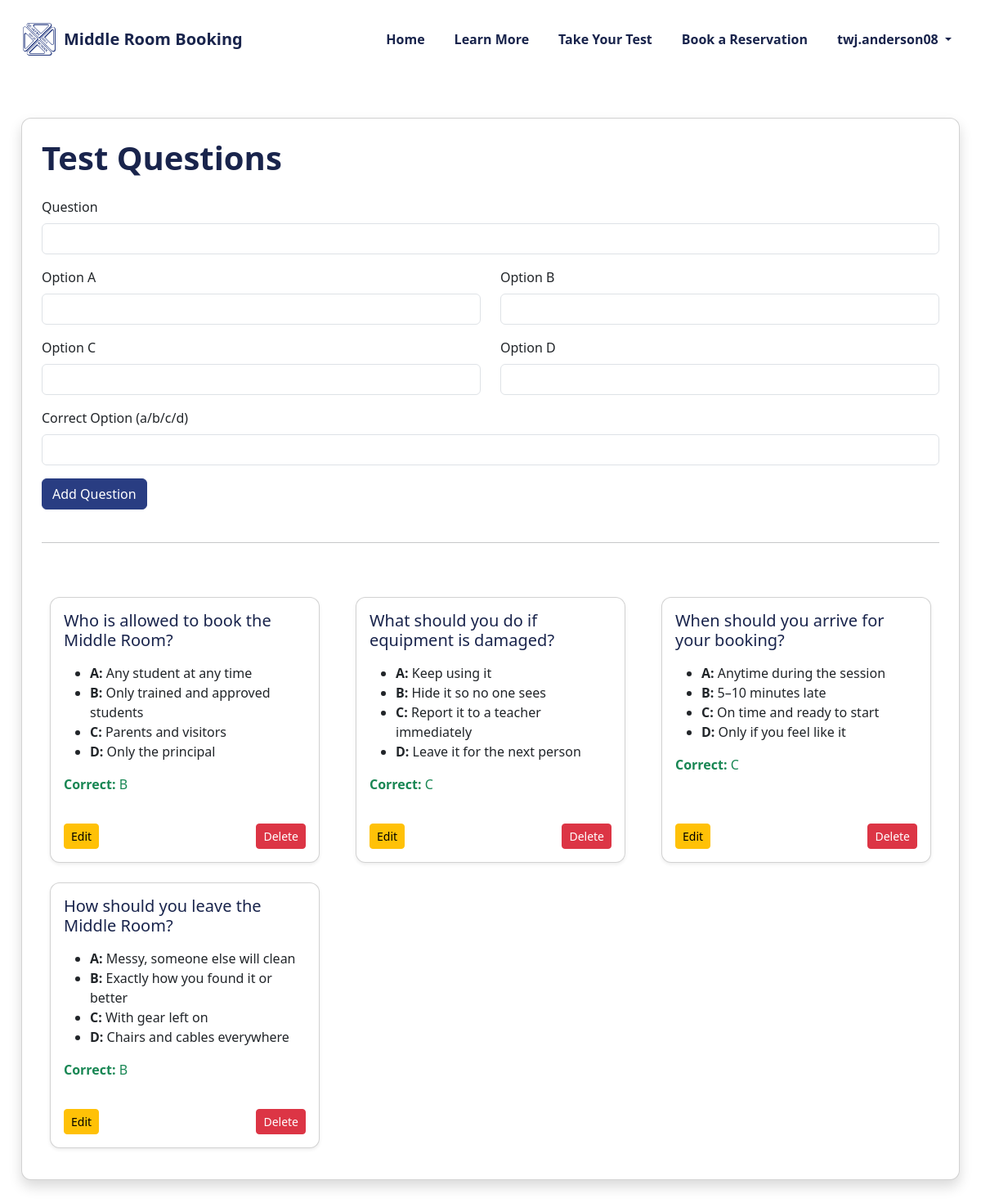
The page /admin/questions (signed in) on the database its author committed.
### tables this page shows
CREATE TABLE questions (
    id INTEGER PRIMARY KEY AUTOINCREMENT,
    question TEXT,
    option_a TEXT,
    option_b TEXT,
    option_c TEXT,
    option_d TEXT,
    correct_option TEXT
, position INTEGER DEFAULT 0);

### Everything/app.py (the view)
@app.route("/admin/questions")
@admin_required
def admin_questions():
    db = get_db()
    questions = db.execute("SELECT * FROM questions ORDER BY id").fetchall()
    return render_template("admin/admin_questions.html", questions=questions)

### Everything/app.py (called while the page is built)
def admin_required(f):
    @wraps(f)
    def wrapper(*args, **kwargs):
        if not session.get("is_admin"):
            return redirect("/")
        return f(*args, **kwargs)
    return wrapper

### Everything/database/db.py (called while the page is built)
def get_db():
    db = sqlite3.connect("database.db", check_same_thread=False)
    db.row_factory = sqlite3.Row
    db.execute("PRAGMA journal_mode=WAL;")
    db.execute("PRAGMA busy_timeout = 3000;")
    return db

### Everything/templates/admin/admin_questions.html
{% include "header.html" %}
<div class="container mt-5 mb-5">
    <div class="card shadow p-4 pb-5" style="border-radius: 12px;">
        <h1 class="mb-4" style="color:#19244c; font-weight:700;">
            Test Questions
        </h1>
        <form action="/admin/questions/add" method="POST" class="mb-4">
            <div class="mb-3">
                <label class="form-label">Question</label>
                <input name="question" class="form-control" required>
            </div>
            <div class="row">
                <div class="col-md-6 mb-3">
                    <label class="form-label">Option A</label>
                    <input name="a" class="form-control" required>
                </div>
                <div class="col-md-6 mb-3">
                    <label class="form-label">Option B</label>
                    <input name="b" class="form-control" required>
                </div>
                <div class="col-md-6 mb-3">
                    <label class="form-label">Option C</label>
                    <input name="c" class="form-control" required>
                </div>
                <div class="col-md-6 mb-3">
                    <label class="form-label">Option D</label>
                    <input name="d" class="form-control" required>
                </div>
            </div>
            <div class="mb-3">
                <label class="form-label">Correct Option (a/b/c/d)</label>
                <input name="correct" class="form-control" required>
            </div>
            <button class="btn btn-primary">Add Question</button>
        </form>
        <hr>
        <div class="row g-4 mt-3">
            {% for q in questions %}
            <div class="col-md-6 col-lg-4">
                <div class="card shadow-sm p-3 h-100">
                    <h5 style="color:#19244c;">{{ q.question }}</h5>
                    <ul class="mt-2">
                        <li><strong>A:</strong> {{ q.option_a }}</li>
                        <li><strong>B:</strong> {{ q.option_b }}</li>
                        <li><strong>C:</strong> {{ q.option_c }}</li>
                        <li><strong>D:</strong> {{ q.option_d }}</li>
                    </ul>
                    <p class="text-success"><strong>Correct:</strong> {{ q.correct_option|upper }}</p>
                    <div class="d-flex justify-content-between mt-auto">
                        <a href="/admin/questions/edit/{{ q.id }}" class="btn btn-warning btn-sm">Edit</a>
                        <form action="/admin/questions/delete/{{ q.id }}" method="POST">
                            <button class="btn btn-danger btn-sm">Delete</button>
                        </form>
                    </div>
                </div>
            </div>
            {% endfor %}
        </div>
    </div>
</div>

### Everything/static/styles.css (style rules this page uses)
html, body { margin: 0; padding: 0; width: 100%; overflow-x: hidden; }
.container { width: 100%; max-width: 1200px; margin: 0 auto; padding: 0 16px; }
.card { border-radius: 12px; margin: 10px; }
.btn-primary { background-color: #293D82 !important; border-color: #293D82 !important; }

### rows shown on the page
questions: question "Who is allowed to book the Middle Room?", option_a "Any student at any time", option_b "Only trained and approved students", option_c "Parents and visitors", option_d "Only the principal", correct_option "B"
questions: question "What should you do if equipment is damaged?", option_a "Keep using it", option_b "Hide it so no one sees", option_c "Report it to a teacher immediately", option_d "Leave it for the next person", correct_option "C"
questions: question "When should you arrive for your booking?", option_a "Anytime during the session", option_b "5–10 minutes late", option_c "On time and ready to start", option_d "Only if you feel like it", correct_option "C"
questions: question "How should you leave the Middle Room?", option_a "Messy, someone else will clean", option_b "Exactly how you found it or better", option_c "With gear left on", option_d "Chairs and cables everywhere", correct_option "B"

### other values the page prints
{{ session["user"].split("@")[0] }} "twj.anderson08"
